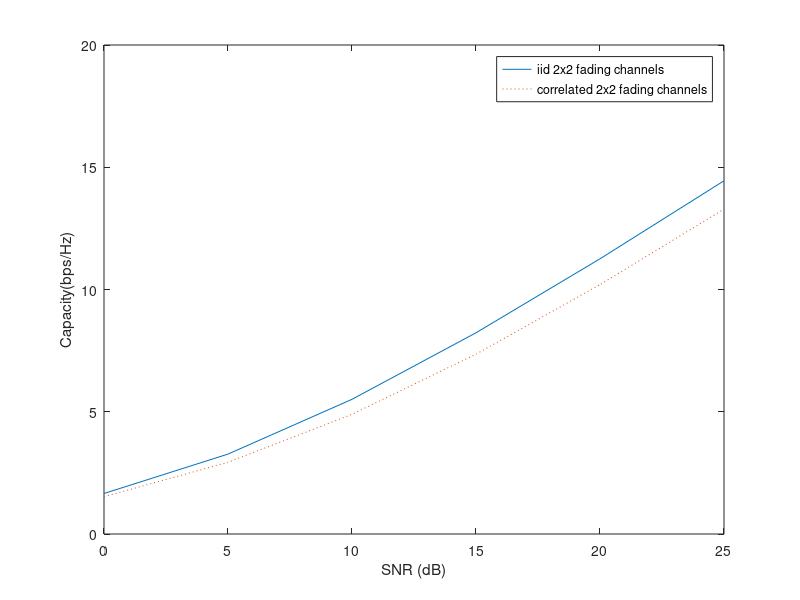

The MATLAB script that drew this image:
%Program  to compute the capacity of  iid and correlated MIMO channels
clear all, close all;
SNRdB=[0:5:25];  SNRlin=10.^(SNRdB/10);
iterations=1000;  nT=2;  nR=2; 
n=min(nT,nR);  I = eye(n);  sq2=sqrt(0.5);
R=[1  0.76*exp(0.17j*pi) ; 0.76*exp(-0.17j*pi)   1 ];
Ciid=zeros(1,length(SNRdB));  Ccorr=zeros(1,length(SNRdB));
for iter=1:iterations
   H = sq2*(randn(nR,nT)+j*randn(nR,nT));
   Hc = H*R^(1/2);
   temp1 =  H'*H/nT;  temp2 = Hc'*Hc /nT;
   for i=1:length(SNRdB)
      Ciid(i) = Ciid(i) + log2(det(I+SNRlin(i)*temp1));
    Ccorr(i) =  Ccorr(i) + log2(det(I+SNRlin(i)*temp2));
   end
end
Ciid = real(Ciid)/iterations;  Ccorr = real( Ccorr)/iterations;
plot(SNRdB,Ciid, SNRdB, Ccorr,':');
xlabel('SNR (dB)'); ylabel('Capacity(bps/Hz)'); set(gca,'fontsize',10)
legend('iid 2x2 fading channels','correlated 2x2 fading channels');
